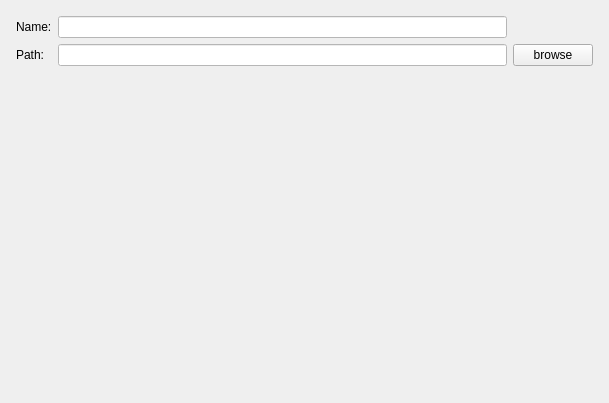
<?xml version="1.0" encoding="UTF-8"?>
<ui version="4.0">
 <class>ProSetPage</class>
 <widget class="QWizardPage" name="ProSetPage">
  <property name="geometry">
   <rect>
    <x>0</x>
    <y>0</y>
    <width>609</width>
    <height>403</height>
   </rect>
  </property>
  <property name="windowTitle">
   <string>WizardPage</string>
  </property>
  <layout class="QGridLayout" name="gridLayout_2">
   <item row="0" column="0">
    <layout class="QGridLayout" name="gridLayout">
     <property name="leftMargin">
      <number>5</number>
     </property>
     <property name="topMargin">
      <number>5</number>
     </property>
     <property name="rightMargin">
      <number>5</number>
     </property>
     <property name="bottomMargin">
      <number>5</number>
     </property>
     <item row="1" column="1">
      <widget class="QLabel" name="label_2">
       <property name="styleSheet">
        <string notr="true">color: rgb(0, 0, 0);</string>
       </property>
       <property name="text">
        <string>Path:</string>
       </property>
      </widget>
     </item>
     <item row="0" column="1">
      <widget class="QLabel" name="label">
       <property name="styleSheet">
        <string notr="true">color: rgb(0, 0, 0);</string>
       </property>
       <property name="text">
        <string>Name:</string>
       </property>
      </widget>
     </item>
     <item row="1" column="3">
      <widget class="QPushButton" name="pushButton">
       <property name="text">
        <string>browse</string>
       </property>
      </widget>
     </item>
     <item row="1" column="2">
      <widget class="QLineEdit" name="lineEdit_2">
       <property name="styleSheet">
        <string notr="true">background-color: rgb(255, 255, 255);
color: rgb(0, 0, 0);</string>
       </property>
      </widget>
     </item>
     <item row="0" column="2">
      <widget class="QLineEdit" name="lineEdit">
       <property name="styleSheet">
        <string notr="true">background-color: rgb(255, 255, 255);
color: rgb(0, 0, 0);</string>
       </property>
      </widget>
     </item>
     <item row="2" column="2">
      <widget class="QLabel" name="tips">
       <property name="text">
        <string/>
       </property>
      </widget>
     </item>
    </layout>
   </item>
  </layout>
 </widget>
 <resources/>
 <connections/>
</ui>
